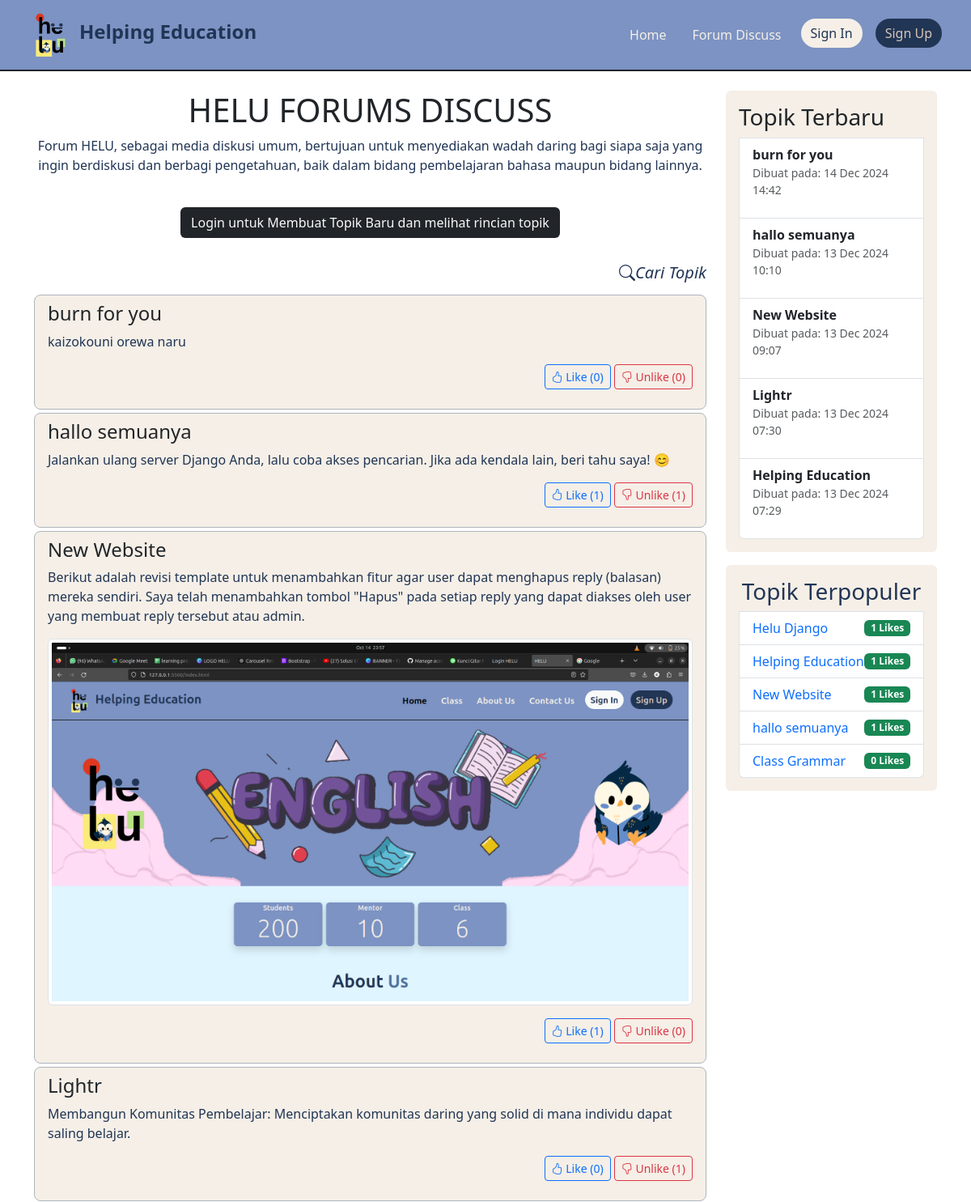
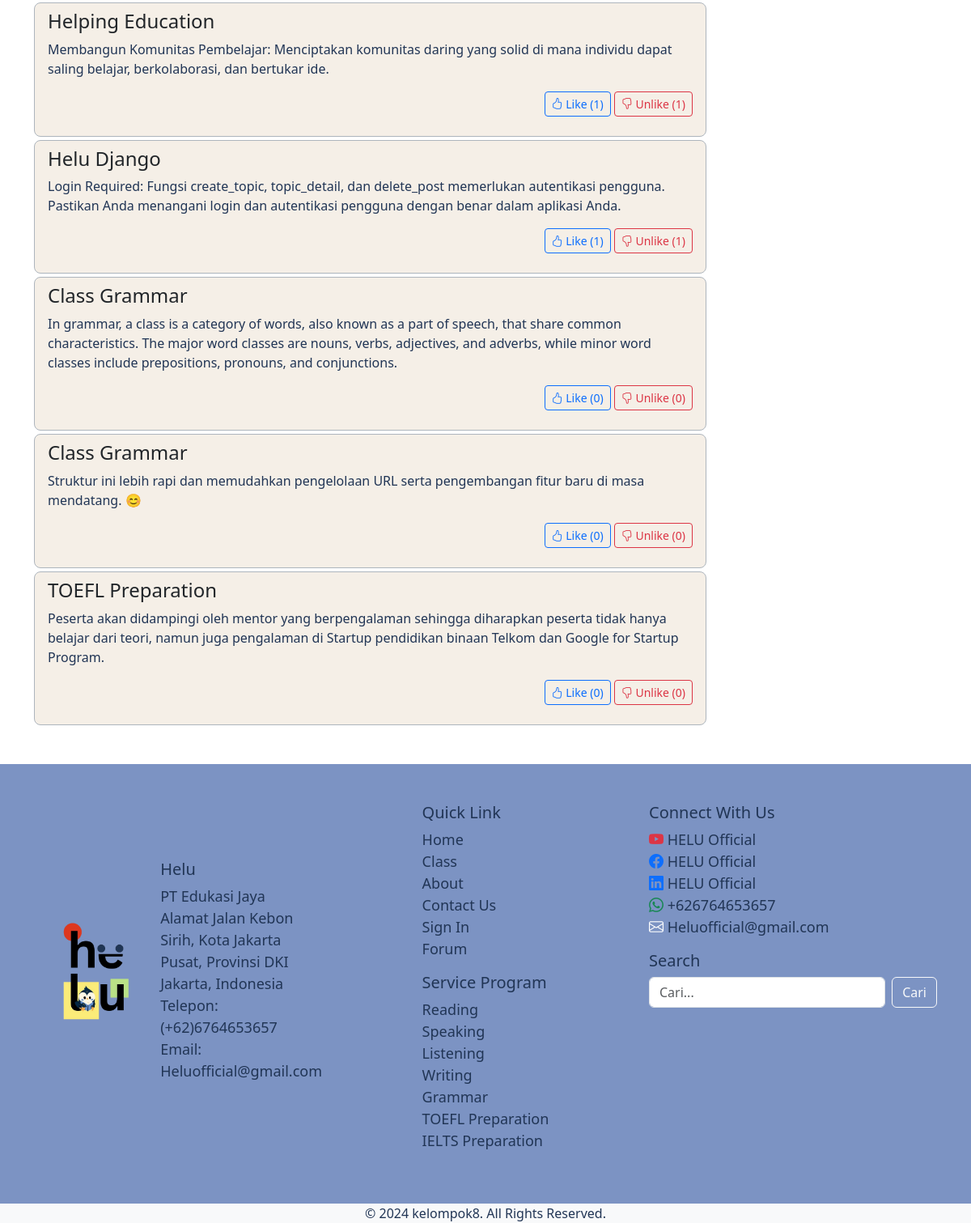
The app's page /forum/ with its own data (2 pictures, top to bottom).
### forum_discuss/models.py (models this page shows, shortened)
class Topic(models.Model):
    title = models.CharField(max_length=200, verbose_name="Judul")
    description = models.TextField(verbose_name="Deskripsi")
    created_at = models.DateTimeField(auto_now_add=True, verbose_name="Dibuat pada")
    created_by = models.ForeignKey(User, on_delete=models.CASCADE, verbose_name="Dibuat oleh")
    image = models.ImageField(upload_to='topic_images/', blank=True, null=True)
    updated_at = models.DateTimeField(auto_now=True, verbose_name="Terakhir diperbarui pada")
    likes = models.ManyToManyField(User, related_name='liked_topics', blank=True)
    unlikes = models.ManyToManyField(User, related_name='unliked_topics', blank=True)
    def total_likes(self):
        return self.likes.count()
    def total_unlikes(self):
        return self.unlikes.count()
    class Meta:
        verbose_name = "Topik"
        verbose_name_plural = "Topik-topik"
        ordering = ['-created_at']  # Mengurutkan topik berdasarkan waktu pembuatan terbaru

### forum_discuss/views.py (the view, shortened to what this page needs)
# urls.py: path('', views.topic_list, name='topic_list'),
def topic_list(request):
    topics = Topic.objects.all()
    latest_topics = Topic.objects.order_by('-created_at')[:5]  # Ambil 5 topik terbaru
    popular_topics = Topic.objects.annotate(like_count=Count('likes')).order_by('-like_count')[:5]  # Ambil 5 topik populer
    context = {
        'topics': topics,
        'latest_topics': latest_topics,
        'popular_topics': popular_topics,
        'view': 'topic_list',
    }
    return render(request, 'forum/index.html', context)

### classPage/context_processors.py (called while the page is built)
def global_testimonials(request):
    return {
        'global_testimonials': Testimonial.objects.all()
    }

### templates/forum/index.html (shortened to what this page needs)
{% extends 'topicBase.html' %}
{% block content %}
<div class="container-fluid">
    <div class="container">
    {% if view == 'topic_list' %}
        <div class="row mt-4 d-flex">
            <div class="col-md-9">
                <h1 class="color-dark1 text-center mb-2">HELU FORUMS DISCUSS</h1>
                <p class="color-dark1 text-center">Forum HELU, sebagai media diskusi umum, bertujuan untuk menyediakan wadah daring bagi siapa saja yang ingin berdiskusi dan berbagi pengetahuan, baik dalam bidang pembelajaran bahasa maupun bidang lainnya.</p>
                <ul class="list-group gap-1">
                    {% if request.user.is_authenticated %}
                    <div class="text-end m-4">
                        <button class="btn bg-medium-dark text-light btn-hover" data-bs-toggle="modal" data-bs-target="#createTopicModal">Buat Topik Baru</button>
                    </div>
                    <div class="modal fade" id="createTopicModal" tabindex="-1" aria-labelledby="createTopicModalLabel" aria-hidden="true">
                        <div class="modal-dialog">
                            <div class="modal-content bg-snow">
                                <div class="modal-header bg-medium-dark">
                                    <h5 class="modal-title text-light" id="createTopicModalLabel">Buat Topik Baru</h5>
                                    <button type="button" class="btn-close btn-close-white" data-bs-dismiss="modal" aria-label="Close"></button>
                                </div>
                                <div class="modal-body bg-light1">
                                    <form method="post" action="{% url 'new_topic' %}" enctype="multipart/form-data" id="createTopicForm">
                                        {% csrf_token %}
                                        <div class="mb-3">
                                            <label for="title" class="form-label text-dark">Judul:</label>
                                            <input type="text" name="title" id="title" class="form-control" required>
                                        </div>
                                        <div class="mb-3">
                                            <label for="description" class="form-label text-dark">Deskripsi:</label>
                                            <textarea name="description" id="description" class="form-control" rows="4" required></textarea>
                                        </div>
                                        <div class="mb-3">
                                            <label for="image" class="form-label text-dark">Unggah Gambar:</label>
                                            <input type="file" name="image" id="image" class="form-control">
                                        </div>
                                        <div class="modal-footer bg-medium-dark">
                                            <button type="button" class="btn btn-secondary btn-hover" data-bs-dismiss="modal">Tutup</button>
                                            <button type="submit" class="btn btn-primary btn-hover">Buat</button>
                                        </div>
                                    </form>
                                </div>
                            </div>
                        </div>
                    </div>
                {% else %}
                    <div class="text-center m-4">
                        <a href="{% url 'user:user_login' %}" class="btn bg-dark text-light btn-hover">Login untuk Membuat Topik Baru dan melihat rincian topik</a>
                    </div>
                {% endif %}
                <a href="{% url 'find_topic' %}" class="fs-5 mb-2 text-end nav-link color-dark"><i class="bi bi-search">Cari Topik</i></a>
                    {% for topic in topics %}
                        <li class="list-group-item bg-light1 border-1 border-dark-subtle rounded-3">
                            <a class="text-dark text-decoration-none" href="{% url 'topic_detail' topic.pk %}">
                                <h4>{{ topic.title }}</h4>
                                <p>{{ topic.description }}</p>
                                {% if topic.image %}
                                    <img src="{{ topic.image.url }}" alt="{{ topic.title }}" class="img-thumbnail" style="max-width: 100%; height: auto;">
                                {% endif %}
                                <div class="text-end my-3">
                                    <form action="{% url 'like_topic' topic.pk %}" method="post" style="display: inline;">
                                        {% if request.user in topic.likes.all %}
                                            <button type="submit" class="btn btn-primary btn-sm">
                                                <i class="bi bi-hand-thumbs-up-fill"></i> Liked ({{ topic.total_likes }})
                                            </button>
                                        {% else %}
                                            <button type="submit" class="btn btn-outline-primary btn-sm">
                                                <i class="bi bi-hand-thumbs-up"></i> Like ({{ topic.total_likes }})
                                            </button>
                                        {% endif %}
                                    </form>
                                    <form action="{% url 'unlike_topic' topic.pk %}" method="post" style="display: inline;">
                                        {% if request.user in topic.unlikes.all %}
                                            <button type="submit" class="btn btn-danger btn-sm">
                                                <i class="bi bi-hand-thumbs-down-fill"></i> Unliked ({{ topic.total_unlikes }})
                                            </button>
                                        {% else %}
                                            <button type="submit" class="btn btn-outline-danger btn-sm">
                                                <i class="bi bi-hand-thumbs-down"></i> Unlike ({{ topic.total_unlikes }})
                                            </button>
                                        {% endif %}
                                    </form>
                                </div>
                            </a>
                        </li>
                    {% endfor %}
                </ul>
            </div>
            <aside class="col-md-3">
                <ul class="list-group bg-light1 p-3 h-auto rounded mb-3">
                    <h3 class="text-dark">Topik Terbaru</h3>
                    {% for topic in latest_topics %}
                        <li class="list-group-item">
                            <a class="text-dark text-decoration-none" href="{% url 'topic_detail' topic.pk %}">
                                <strong>{{ topic.title }}</strong>
                            </a>
                            <p class="text-muted small">Dibuat pada: {{ topic.created_at|date:"d M Y H:i" }}</p>
                        </li>
                    {% endfor %}
                </ul>
                <ul class="list-group bg-light1 p-3 h-auto rounded">
                    <h3 class="text-center color-dark">Topik Terpopuler</h3>
                    {% for popular in popular_topics %}
                        <li class="list-group-item d-flex justify-content-between align-items-center">
                            <a href="{% url 'topic_detail' popular.pk %}" class="text-decoration-none">{{ popular.title }}</a>
                            <span class="badge bg-success">{{ popular.like_count }} Likes</span>
                        </li>
                    {% empty %}
                        <li class="list-group-item">Belum ada topik populer.</li>
                    {% endfor %}
                </ul>
            </aside>
        </div>
    {% endif %}
    </div>
</div>
{% endblock %}

### static/css/custom.css (style rules this page uses)
body { background-color: #fff; }
.bg-light1 { background-color: #f5efe7; }
.color-dark { color: #213555; }
.footer h5,p { color: #213555 !important; }

### records on screen
Topic: title "burn for you", description "kaizokouni orewa naru", total_likes "0", total_unlikes "0", created_at "14 Dec 2024 14:42"
Topic: title "hallo semuanya", description "Jalankan ulang server Django Anda, lalu coba akses pencarian. Jika ada kendala lain, beri tahu saya! 😊", total_likes "1", total_unlikes "1", created_at "13 Dec 2024 10:10", like_count "1"
Topic: title "New Website", description "Berikut adalah revisi template untuk menambahkan fitur agar user dapat menghapus reply (balasan) mereka sendiri. Saya telah menambahkan tombol \"Hapus\" pada setiap reply yang dapat diakses oleh user yang membuat reply tersebut atau admin.", image (picture), total_likes "1", total_unlikes "0", created_at "13 Dec 2024 09:07", like_count "1"
Topic: title "Lightr", description "Membangun Komunitas Pembelajar: Menciptakan komunitas daring yang solid di mana individu dapat saling belajar.", total_likes "0", total_unlikes "1", created_at "13 Dec 2024 07:30"
Topic: title "Helping Education", description "Membangun Komunitas Pembelajar: Menciptakan komunitas daring yang solid di mana individu dapat saling belajar, berkolaborasi, dan bertukar ide.", total_likes "1", total_unlikes "1", created_at "13 Dec 2024 07:29", like_count "1"
Topic: title "Helu Django", description "Login Required: Fungsi create_topic, topic_detail, dan delete_post memerlukan autentikasi pengguna. Pastikan Anda menangani login dan autentikasi pengguna dengan benar dalam aplikasi Anda.", total_likes "1", total_unlikes "1", like_count "1"
Topic: title "Class Grammar", description "In grammar, a class is a category of words, also known as a part of speech, that share common characteristics. The major word classes are nouns, verbs, adjectives, and adverbs, while minor word classes include prepositions, pronouns, and conjunctions.", total_likes "0", total_unlikes "0"
Topic: title "Class Grammar", description "Struktur ini lebih rapi dan memudahkan pengelolaan URL serta pengembangan fitur baru di masa mendatang. 😊", total_likes "0", total_unlikes "0", like_count "0"
Topic: title "TOEFL Preparation", description "Peserta akan didampingi oleh mentor yang berpengalaman sehingga diharapkan peserta tidak hanya belajar dari teori, namun juga pengalaman di Startup pendidikan binaan Telkom dan Google for Startup Program.", total_likes "0", total_unlikes "0"
